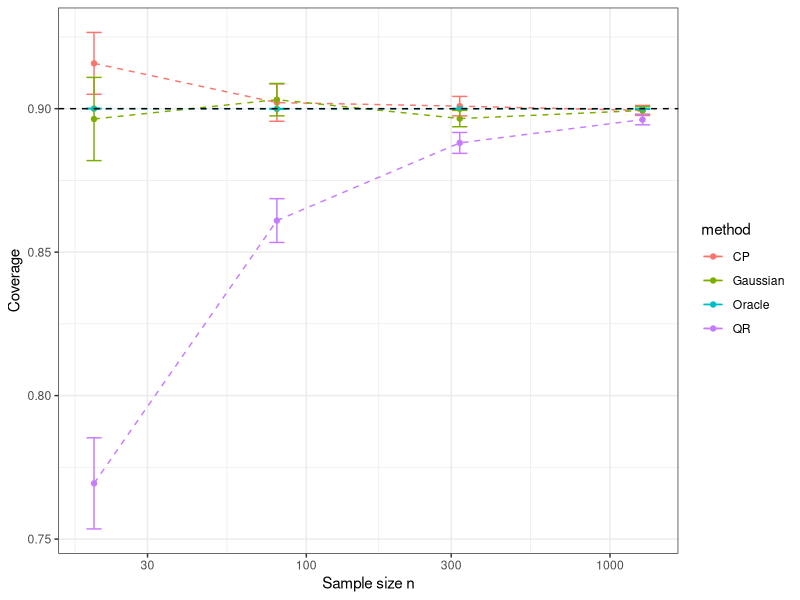
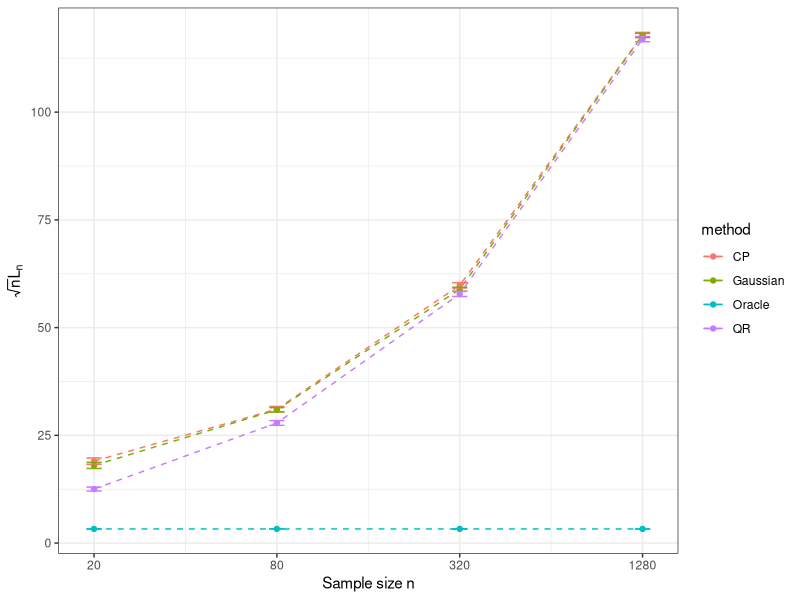
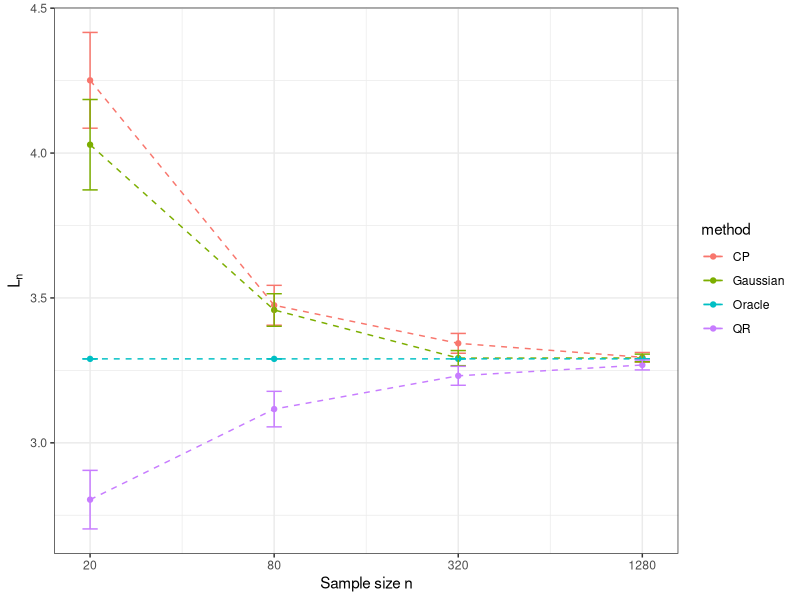
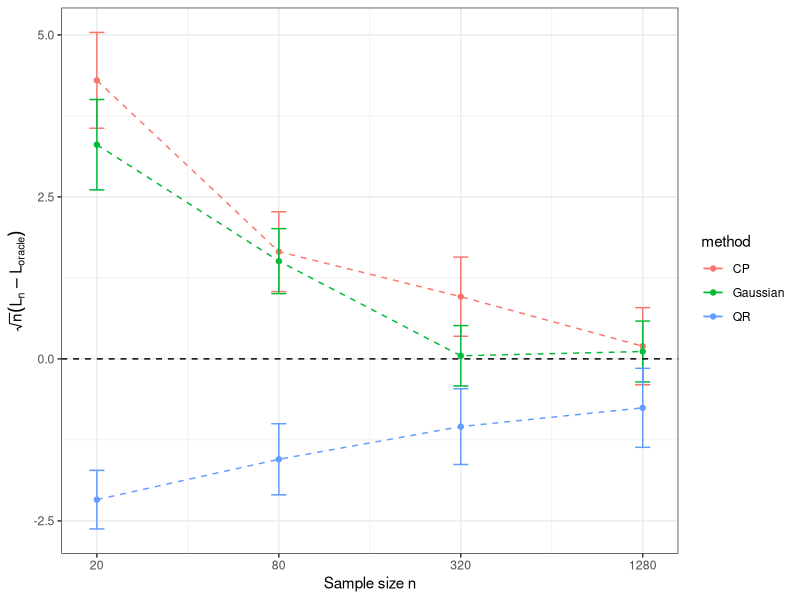

These charts were generated, in order, by the following R code:
# =============================
# Setup
# =============================
set.seed(1)
library(ggplot2)
library(dplyr)

# Parameters
n_list <- c(20, 80, 320, 1280)
M      <- 200
n_test <- 100000
alpha  <- 0.1
beta   <- 2; a <- 1; sigma <- 1
f <- function(x) beta * x + a

# =============================
# Simulation
# =============================
results_all <- data.frame()

for (n in n_list) {
  cat("Running n =", n, "\n")
  n_train <- n / 2
  n_cal   <- n / 2
  
  for (m in 1:M) {
    gen_data <- function(n) {
      x <- runif(n, -1, 1)
      data.frame(x = x, y = f(x) + rnorm(n, 0, sigma))
    }
    
    train <- gen_data(n_train)
    cal   <- gen_data(n_cal)
    test  <- gen_data(n_test)
    
    lm_fit     <- lm(y ~ x, data = train)
    pred_train <- predict(lm_fit, train)
    pred_cal   <- predict(lm_fit, cal)
    pred_test  <- predict(lm_fit, test)
    
    # Oracle
    z            <- qnorm(1 - alpha / 2)
    oracle_lower <- f(test$x) - z * sigma
    oracle_upper <- f(test$x) + z * sigma
    
    # Gaussian
    sigma_hat  <- sqrt(sum((train$y - pred_train)^2) / (n_train - 2))
    XtX_inv    <- solve(crossprod(model.matrix(lm_fit)))
    x_test_mat <- model.matrix(~x, data = test)
    se_pred    <- sqrt(sigma_hat^2 * (1 + rowSums((x_test_mat %*% XtX_inv) * x_test_mat)))
    t_val      <- qt(1 - alpha / 2, df = n_train - 2)
    gauss_lower <- pred_test - t_val * se_pred
    gauss_upper <- pred_test + t_val * se_pred
    
    # Residual quantile
    res_cal <- cal$y - pred_cal
    qr_lower <- pred_test + quantile(res_cal, alpha / 2)
    qr_upper <- pred_test + quantile(res_cal, 1 - alpha / 2)
    
    # Conformal
    k      <- ceiling((n_cal + 1) * (1 - alpha))
    q_cp   <- sort(abs(cal$y - pred_cal))[k]
    cp_lower <- pred_test - q_cp
    cp_upper <- pred_test + q_cp
    
    # Metrics
    cov_fn <- function(l, u) mean(test$y >= l & test$y <= u)
    len_fn <- function(l, u) mean(u - l)
    
    results_all <- rbind(results_all, data.frame(
      n      = n,
      method = c("Oracle", "Gaussian", "QR", "CP"),
      coverage = c(cov_fn(oracle_lower, oracle_upper),
                   cov_fn(gauss_lower, gauss_upper),
                   cov_fn(qr_lower, qr_upper),
                   cov_fn(cp_lower, cp_upper)),
      length = c(len_fn(oracle_lower, oracle_upper),
                 len_fn(gauss_lower, gauss_upper),
                 len_fn(qr_lower, qr_upper),
                 len_fn(cp_lower, cp_upper))
    ))
  }
}

# =============================
# Post-processing
# =============================
summary_df <- results_all |>
  mutate(length_scaled = ifelse(
    method == "Oracle",
    length,
    sqrt(n) * length
  )) |>
  group_by(n, method) |>
  summarise(
    mean_cov    = mean(coverage),
    se_cov      = sd(coverage) / sqrt(M),
    mean_len    = mean(length_scaled),
    se_len      = sd(length_scaled) / sqrt(M),
    .groups = "drop"
  )

# =============================
# Plot: Coverage
# =============================
ggplot(summary_df, aes(x = n, y = mean_cov, color = method, group = method)) +
  geom_line(linetype = "dashed") +
  geom_point() +
  geom_errorbar(aes(ymin = mean_cov - 2 * se_cov,
                    ymax = mean_cov + 2 * se_cov), width = 0.05) +
  geom_hline(yintercept = 1 - alpha, linetype = "dashed", color = "black") +
  scale_x_log10() +
  labs(y = "Coverage", x = "Sample size n") +
  theme_bw()

# =============================
# Plot: Length (scaled)
# =============================
ggplot(summary_df, aes(x = n, y = mean_len, color = method, group = method)) +
  geom_line(linetype = "dashed") +
  geom_point() +
  geom_errorbar(aes(ymin = mean_len - 2 * se_len,
                    ymax = mean_len + 2 * se_len), width = 0.05) +
  scale_x_log10(breaks = n_list) +
  labs(y = expression(sqrt(n) * L[n]), x = "Sample size n") +
  theme_bw()




# =============================
# non-scaled length
# =============================
summary_df <- results_all |>
  mutate(length_scaled = ifelse(
    method == "Oracle",
    length,
    sqrt(n) * length
  )) |>
  group_by(n, method) |>
  summarise(
    mean_cov    = mean(coverage),
    se_cov      = sd(coverage) / sqrt(M),
    mean_len    = mean(length),
    se_len      = sd(length) / sqrt(M),
    .groups = "drop"
  )

# =============================
# Plot: Length 
# =============================
ggplot(summary_df, aes(x = n, y = mean_len, color = method, group = method)) +
  geom_line(linetype = "dashed") +
  geom_point() +
  geom_errorbar(aes(ymin = mean_len - 2 * se_len,
                    ymax = mean_len + 2 * se_len), width = 0.05) +
  scale_x_log10(breaks = n_list) +
  labs(y = expression(L[n]), x = "Sample size n") +
  theme_bw()




# scaled difference 
results_all <- left_join(results_all,
                         results_all |> filter(method == "Oracle") |>
                           group_by(n) |> summarise(L_oracle = mean(length)),
                         by = "n")


summary_diff <- results_all |>
  filter(method != "Oracle") |>
  mutate(length_diff = sqrt(n) * (length - L_oracle)) |>
  group_by(n, method) |>
  summarise(
    mean_len = mean(length_diff),
    se_len   = sd(length_diff) / sqrt(M),
    .groups  = "drop"
  )


# Plot
ggplot(summary_diff, aes(x = n, y = mean_len, color = method, group = method)) +
  geom_line(linetype = "dashed") +
  geom_point() +
  geom_errorbar(aes(ymin = mean_len - 2 * se_len,
                    ymax = mean_len + 2 * se_len), width = 0.05) +
  geom_hline(yintercept = 0, linetype = "dashed", color = "black") +
  scale_x_log10(breaks = n_list) +
  labs(y = expression(sqrt(n) * (L[n] - L[oracle])), x = "Sample size n") +
  theme_bw()
